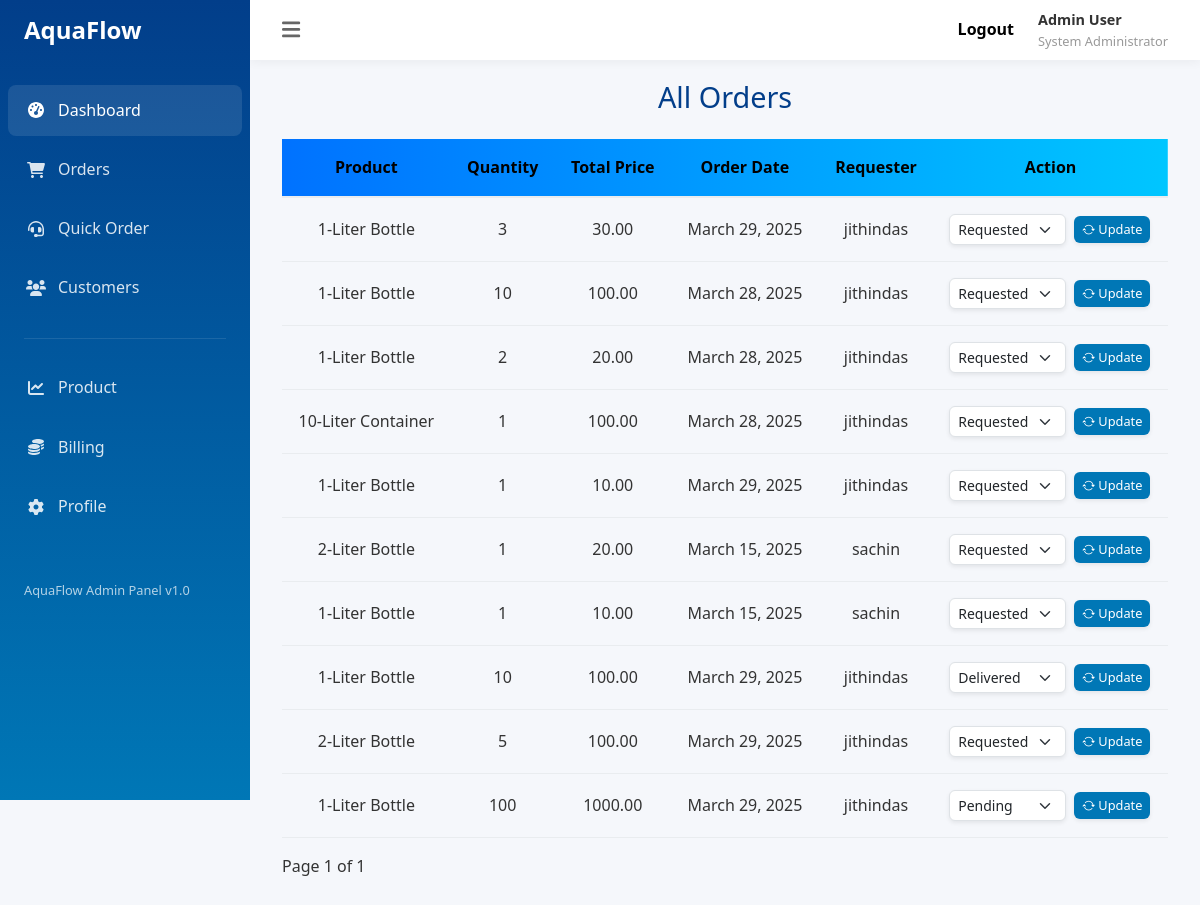
/admin_order, run on an earlier commit of the app's database.
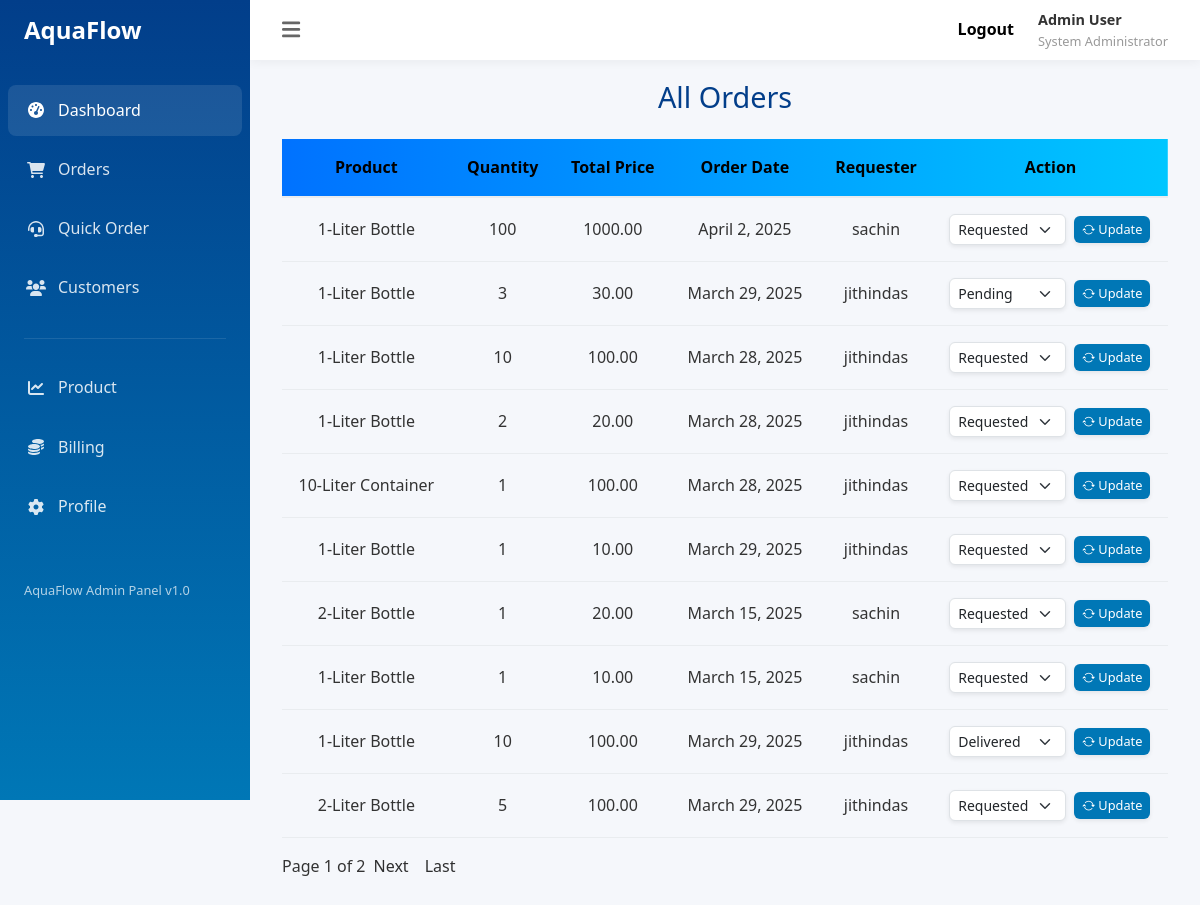
And on a later commit of the database.
### app/models.py (models this page shows, shortened)
class Order(models.Model):
    STATUS_CHOICES = (
        ('Requested', 'Requested'),
        ('Pending', 'Pending'),
        ('Delivered', 'Delivered'),
        ('Cancelled', 'Cancelled'),
    )
    customer = models.ForeignKey(User, on_delete=models.CASCADE)
    product = models.ForeignKey(Product, on_delete=models.CASCADE)
    quantity = models.PositiveIntegerField()
    total_price = models.DecimalField(max_digits=10, decimal_places=2, blank=True, null=True)
    order_date = models.DateField()
    created_date=models.DateField(auto_now_add=True,null=True,blank=True)
    razorpay_order_id = models.CharField(max_length=100, blank=True, null=True)
    razorpay_payment_id = models.CharField(max_length=100, blank=True, null=True)
    razorpay_signature = models.CharField(max_length=100, blank=True, null=True)
    is_paid = models.BooleanField(default=False)
    status = models.CharField(
        max_length=20,
        choices=STATUS_CHOICES,
        default='Requested',
    )

class Product(models.Model):
    size = models.CharField(max_length=100)
    price = models.DecimalField(max_digits=10, decimal_places=2)
    description = models.TextField(null=True,blank=True)
    def __str__(self):
        return f"{self.size}"

### app/views.py (the view)
# urls.py: path('admin_order', Admin_Order_View.as_view(),name='admin_order'),
class Admin_Order_View(View):
    def get(self, request, *args, **kwargs):
        orders = Order.objects.all().order_by('-id')
        paginator = Paginator(orders, 10)
        page_number = request.GET.get('page')
        page_orders = paginator.get_page(page_number)
        return render(request, 'admin_order.html', {'orders': page_orders})

### app/templates/admin_order.html (shortened to what this page needs)
{% extends 'admin.html' %}
{% block content %}
<h1 class="page-title text-center">All Orders</h1>
<table>
    <thead class="table_head">
        <tr>
            <th>Product</th>
            <th>Quantity</th>
            <th>Total Price</th>
            <th>Order Date</th>
            <th>Requester</th>
            <th>Action</th>
        </tr>
    </thead>
    <tbody>
        {% for i in orders %}
        <tr>
            <td>{{ i.product }}</td>
            <td>{{ i.quantity }}</td>
            <td>{{ i.total_price }}</td>
            <td>{{ i.order_date }}</td>
            <td>{{i.customer}}</td>
            <td>
                <form method="POST" action="{% url 'admin_order_update' i.id %}" class="d-flex align-items-center gap-2">
                    <div class="form-group mb-0">
                        <select name="status" class="form-select form-select-sm rounded-2 shadow-sm" required>
                            {% for key, value in i.STATUS_CHOICES %}
                                <option value="{{ key }}" {% if i.status == key %}selected{% endif %}>
                                    {{ value }}
                                </option>
                            {% endfor %}
                        </select>
                    </div>
                    <button type="submit" class="btn btn-primary btn-sm rounded-2 shadow-sm">
                        <i class="bi bi-arrow-repeat"></i> Update
                    </button>
                </form>
            </td>
        </tr>
        {% empty %}
        <tr>
            <td colspan="6">No orders yet.</td>
        </tr>
        {% endfor %}
    </tbody>
</table>
<div class="pagination mt-3">
    <span>Page {{ orders.number }} of {{ orders.paginator.num_pages }}</span>
    {% if orders.has_next %}
        <a class="mx-2 page_a" href="?page={{ orders.next_page_number }}">Next</a>
        <a class="mx-2 page_a" href="?page={{ orders.paginator.num_pages }}">Last</a>
    {% endif %}
</div>
{% endblock %}

What changed in the data, as far as the page shows it:
no longer on this page (row unchanged): Order: product "1-Liter Bottle", quantity "100", total_price "1000.00", order_date "March 29, 2025", customer "jithindas", status "Pending"
added Order: product "1-Liter Bottle", quantity "100", total_price "1000.00", order_date "April 2, 2025", customer "sachin", status "Requested"
changed Order: status "Requested" → "Pending"
Also different on the page:
{{ orders.paginator.num_pages }}: "1" → "2"
text now shown: "Next Last"
